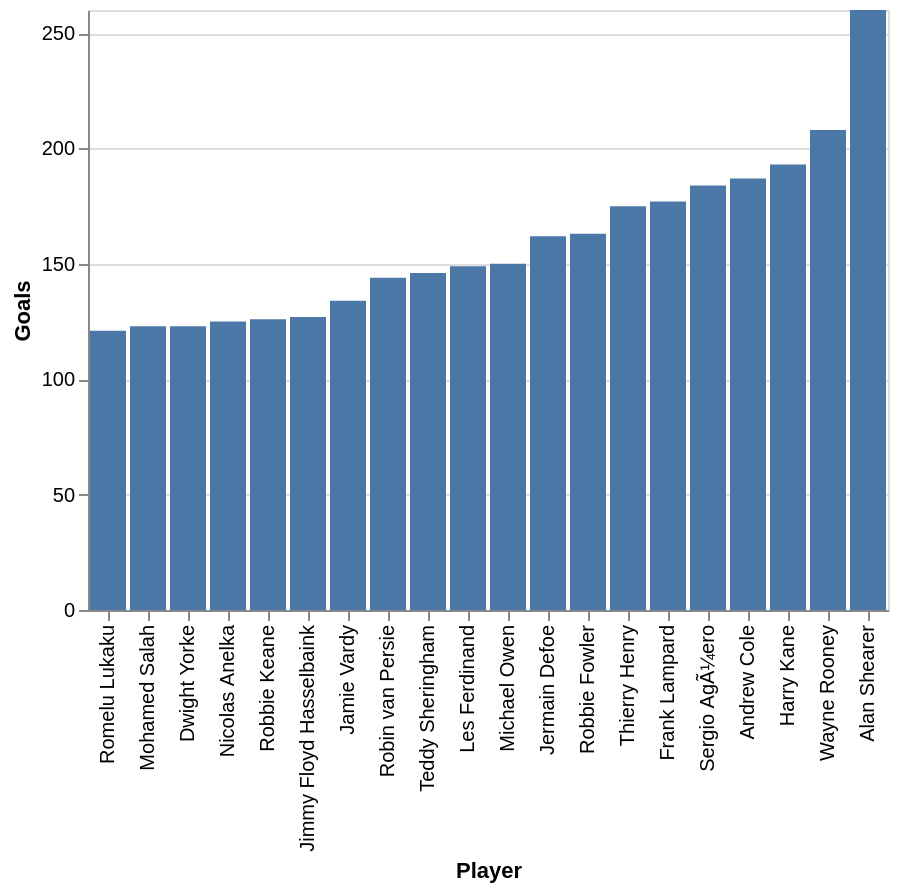

Write a Vega-Lite specification for this figure.
### Vega-Lite specification from a JSON file in a GitHub repository (floating-point values rounded to 4 significant figures)
{"$schema": "https://vega.github.io/schema/vega-lite/v5.json", "description": "A simple bar chart with embedded data.", "data": {"values": [{"Player": "Alan Shearer", "Goals": 260}, {"Player": "Wayne Rooney", "Goals": 208}, {"Player": "Harry Kane", "Goals": 193}, {"Player": "Andrew Cole", "Goals": 187}, {"Player": "Sergio AgÃ¼ero", "Goals": 184}, {"Player": "Frank Lampard", "Goals": 177}, {"Player": "Thierry Henry", "Goals": 175}, {"Player": "Robbie Fowler", "Goals": 163}, {"Player": "Jermain Defoe", "Goals": 162}, {"Player": "Michael Owen", "Goals": 150}, {"Player": "Les Ferdinand", "Goals": 149}, {"Player": "Teddy Sheringham", "Goals": 146}, {"Player": "Robin van Persie", "Goals": 144}, {"Player": "Jamie Vardy", "Goals": 134}, {"Player": "Jimmy Floyd Hasselbaink", "Goals": 127}, {"Player": "Robbie Keane", "Goals": 126}, {"Player": "Nicolas Anelka", "Goals": 125}, {"Player": "Mohamed Salah", "Goals": 123}, {"Player": "Dwight Yorke", "Goals": 123}, {"Player": "Romelu Lukaku", "Goals": 121}]}, "mark": "bar", "encoding": {"x": {"field": "Player", "type": "nominal", "sort": "y", "axis": {"labelAngle": 270}}, "y": {"field": "Goals", "type": "quantitative"}, "tooltip": [{"field": "Player", "title": "Player"}, {"field": "Goals", "title": "Goals"}]}}
